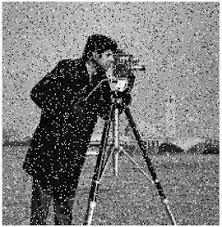
#> input picture Day2/noise images.jpg, 222 x 227 px
$ python noise.py
#> lines starting #> are read from the running program, lines starting #| are printed output that depends on the picture
import cv2
import matplotlib.pyplot as plt
imag=cv2.imread("noise images.jpg")
#> imag is the input picture: shape (227, 222, 3); min 0, max 255, mean 126.1
gaussian=cv2.GaussianBlur(imag,(5,5),0)
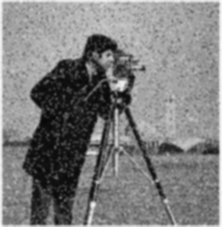
#> gaussian: shape (227, 222, 3); min 5, max 250, mean 125.9
plt.imshow(cv2.cvtColor(gaussian,cv2.COLOR_BGR2RGB))
plt.show()
